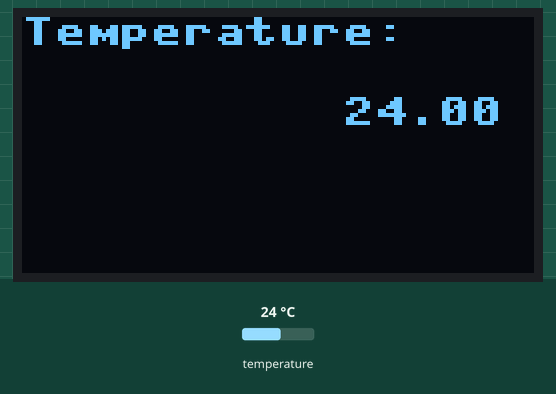
Simulated run of this program. Board: ESP8266 board running MicroPython. On the bench: 128×64 one-colour display. Inputs (shaded band) come from the test bench; at power-on: temperature 24 °C. Library files of the repository ran but are not shown: ssd1306.py.

Above: at 3.3 s.
3.4 s: temperature set to 12 °C
At 3.9 s:
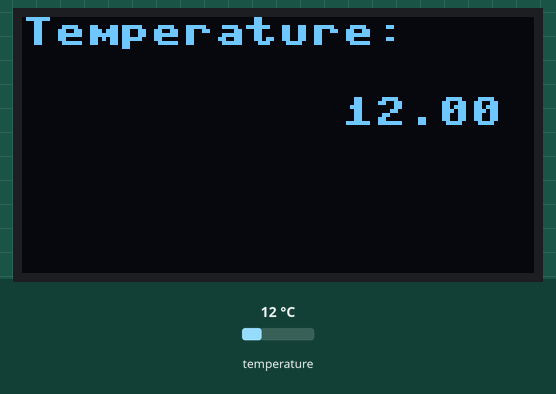
5.0 s: temperature set to 19 °C
6.6 s: temperature set to 28 °C
At 8.0 s:
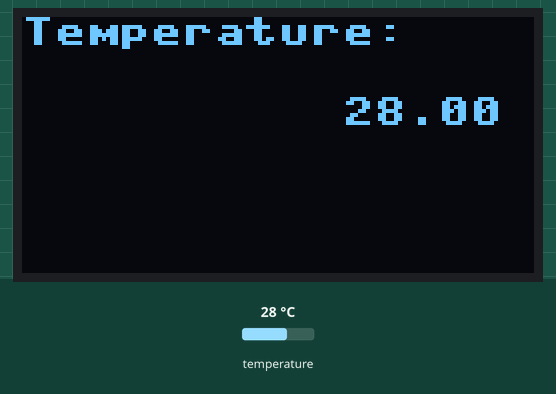
Timing chart, 0 to 9.6 s (numbered marks = the images above; inputs shaded):
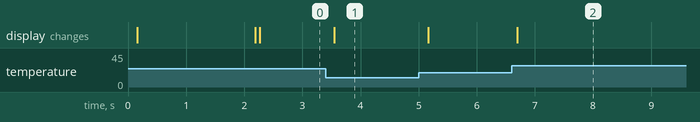

The program:

main.py
```python
import time
from machine import Pin, I2C
from ssd1306 import SSD1306_I2C
import onewire
import ds18x20

i2c = I2C(scl=Pin(5), sda=Pin(4))
oled = SSD1306_I2C(128, 64, i2c)
ow = onewire.OneWire(Pin(14))
ds = ds18x20.DS18X20(ow)
roms = ds.scan()

oled.fill(0)
oled.show()

oled.pixel(0, 0, 1)
oled.show()
oled.pixel(127, 63, 1)
oled.show()

oled.text('Hello', 0, 0)
oled.text('World', 50, 0)
oled.text('kcqnly',80,50)
oled.show()
time.sleep(2)
oled.fill(1)
oled.show()
while True:
    ds.convert_temp()
    for rom in roms:
        t = ds.read_temp(rom)
    time.sleep_ms(50)
    oled.fill(0)
    oled.text("Temperature:" ,0, 0)
    oled.text("%.2f" % t, 80, 20)
    oled.show()
```

Measured:
- after the input at 3.4 s, the display: changes after 0.15 s (image 1)
- after the input at 6.6 s, the display: changes after 0.10 s (image 2)
